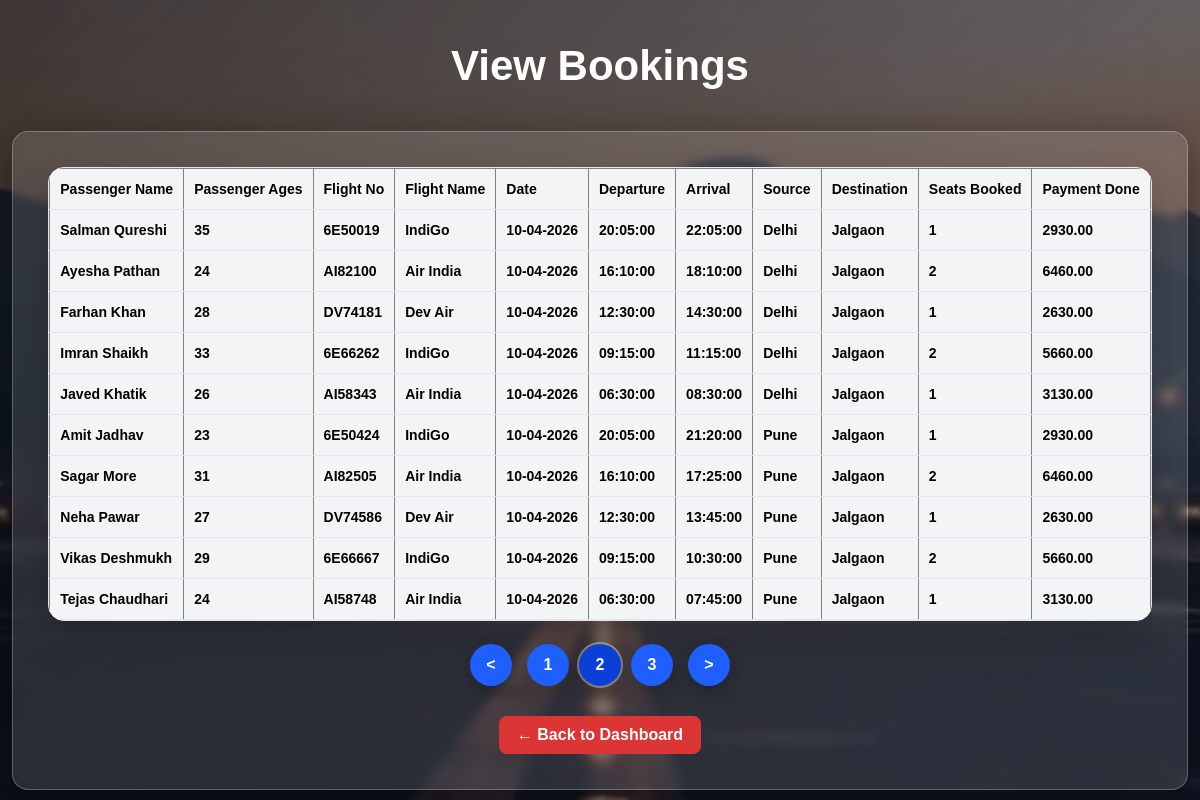
The page /admin/view_flight_booking.php?page=2 on the database its author committed.
### tables this page shows
CREATE TABLE `bookings` (
  `id` int(11) NOT NULL,
  `flight_no` varchar(50) NOT NULL,
  `email` varchar(100) NOT NULL,
  `passenger_names` varchar(100) NOT NULL,
  `passenger_ages` int(11) NOT NULL,
  `seats` int(11) NOT NULL,
  `mobile` varchar(20) NOT NULL,
  `payment_done` decimal(10,2) DEFAULT 0.00,
  `booking_date` datetime NOT NULL DEFAULT current_timestamp()
);

CREATE TABLE `flights` (
  `id` int(11) NOT NULL,
  `flight_no` varchar(50) NOT NULL,
  `flight_name` varchar(100) NOT NULL,
  `source` varchar(100) NOT NULL,
  `destination` varchar(100) NOT NULL,
  `flight_date` date NOT NULL,
  `departure_time` time NOT NULL,
  `arrival_time` time NOT NULL,
  `seats` int(11) NOT NULL,
  `price` decimal(10,2) NOT NULL,
  `status` varchar(50) NOT NULL DEFAULT 'Running',
  `delay_minutes` int(11) NOT NULL DEFAULT 0,
  `d_dep_time` time DEFAULT NULL,
  `d_arr_time` time DEFAULT NULL,
  `delay_reason` varchar(255) DEFAULT NULL
);

### admin/view_flight_booking.php (the view, shortened to what this page needs)
<?php include("../config/db.php");
include("header.php"); ?>
<div class="add-flight-page">
<h1 class="main-title">View Bookings</h1>
<div class="search-container">
<div class="table-wrap">
<table border="1" cellpadding="8">
<tr>
    <th>Passenger Name</th>
    <th>Passenger Ages</th>
    <th>Flight No</th>
    <th>Flight Name</th>
    <th>Date</th>
    <th>Departure</th>
    <th>Arrival</th>
    <th>Source</th>
    <th>Destination</th>
    <th>Seats Booked</th>
    <th>Payment Done</th>
</tr>
<?php
$limit = 10;
$page = isset($_GET['page']) ? (int)$_GET['page'] : 1;
$start = ($page - 1) * $limit;
$query = "
SELECT b.*, f.source, f.destination, f.departure_time, f.arrival_time, f.status, f.flight_date, f.flight_name
FROM bookings b
LEFT JOIN flights f ON b.flight_no = f.flight_no
ORDER BY b.id DESC
LIMIT $start, $limit
";
$result = mysqli_query($conn, $query);
while($row = mysqli_fetch_assoc($result)){
?>
<tr>
    <th><?php echo $row['passenger_names']; ?></td>
    <th><?php echo $row['passenger_ages']; ?></td>
    <th><?php echo $row['flight_no']; ?></td>
    <th><?php echo $row['flight_name']; ?></td>
    <th><?php echo date('d-m-Y', strtotime($row['flight_date'])); ?></td>
    <th><?php echo $row['departure_time']; ?></td>
    <th><?php echo $row['arrival_time']; ?></td>
    <th><?php echo $row['source']; ?></td>
    <th><?php echo $row['destination']; ?></td>
    <th><?php echo $row['seats']; ?></td>
    <th><?php echo $row['payment_done']; ?></td>
</tr>
<?php } ?>
</table>
</div>
<?php
$totalQuery = mysqli_query($conn, "SELECT COUNT(*) AS total FROM bookings");
$totalData  = mysqli_fetch_assoc($totalQuery);
$totalRows  = (int)$totalData['total'];
$totalPages = (int)ceil($totalRows / $limit);
?>
<div class="pagination">
    <?php if($page > 1): ?>
        <a class="page-btn" href="?page=<?php echo $page-1; ?>">&lt;</a>
    <?php else: ?>
        <span class="page-btn disabled">&lt;</span>
    <?php endif; ?>
    <?php for($i=1; $i<=$totalPages; $i++): ?>
        <a class="page-num <?php echo ($i==$page) ? 'active' : ''; ?>"
           href="view_flight_booking.php?page=<?php echo $i; ?>">
           <?php echo $i; ?>
        </a>
    <?php endfor; ?>
    <?php if($page < $totalPages): ?>
        <a class="page-btn" href="?page=<?php echo $page+1; ?>">&gt;</a>
    <?php else: ?>
        <span class="page-btn disabled">&gt;</span>
    <?php endif; ?>
</div>
 <div class="dashboard-bottom">
    <a href="dashboard.php" class="dashboard-btn">← Back to Dashboard</a>
</div>

### admin.css (style rules this page uses)
:root { --bg1:#0f172a; --bg2:#111827; --card:#ffffff; --text:#0f172a; --muted:#6b7280; --primary:#2563eb; --primary2:#1d4ed8; --danger:#dc2626; --danger2:#b91c1c; --border:#e5e7eb; --shadow: 0 18px 40px rgba(0,0,0,.20); --radius:16px; }
* { box-sizing:border-box; }
body { margin:0; font-family: system-ui, -apple-system, Segoe UI, Roboto, Arial, sans-serif; color:var(--text); background: radial-gradient(900px 500px at 50% 15%, rgba(255, 255, 255, 0.1), transparent 60%), linear-gradient(135deg, var(--bg1), var(--bg2)); min-height:100vh; }
h1,h2,h3 { margin:0 0 14px 0; line-height:1.2; }
a { color:var(--primary); text-decoration:none; }
.table-wrap { background:var(--card); border:1px solid var(--border); border-radius:var(--radius); box-shadow:var(--shadow); overflow:hidden; }
table { width:100%; border-collapse:collapse; }
th, td { padding:12px 10px; border-bottom:1px solid var(--border); text-align:left; font-size:14px; vertical-align:top; }
th { background:#f3f4f6; font-weight:800; }
body { margin:0; font-family: Arial, sans-serif; min-height:100vh; background: url("/air_ticket/assets/bg-runway.jpg") center/cover fixed no-repeat; position: relative; display:flex; justify-content:center; align-items:center; }
body::before { content:""; position: fixed; inset: 0; background: linear-gradient(135deg, rgba(8,12,20,.78), rgba(15,23,42,.55)); z-index: -1; }
h2,h1 { text-align:center; margin-bottom:20px; color:#ffffff; }
.add-flight-page { display: flex; color:#000000; flex-direction: column; align-items: center; }
.dashboard-bottom { width: 100%; display: flex; justify-content: center; margin-top: 25px; }
.dashboard-btn { display: inline-block; padding: 10px 18px; border-radius: 8px; background: #dc3535; color: #fff; text-decoration: none; font-weight: 600; transition: 0.3s; }
.table-wrap { width: 100%; overflow-x: auto; }
.main-title { text-align: center; font-size: 42px; font-weight: 800; color: #ffffff; margin-top: 40px; margin-bottom: 30px; }
.pagination { margin-top: 20px; text-align: center; }
.page-btn { display: inline-block; padding: 8px 14px; margin: 5px; background: #2563eb; color: #fff; border-radius: 6px; text-decoration: none; }
.pagination { margin: 18px auto 0; width: fit-content; display: flex; align-items: center; gap: 10px; }
.page-btn, .page-num { display: inline-flex; align-items: center; justify-content: center; width: 42px; height: 42px; border-radius: 50%; background: #1f5fff; color: #fff; text-decoration: none; font-weight: 700; box-shadow: 0 10px 20px rgba(0,0,0,0.25); transition: transform 0.15s ease, filter 0.15s ease; }
.page-num.active { background: #0b3fd6; outline: 2px solid rgba(255,255,255,0.35); }
.search-container { width:fit-content; max-width:1500px; margin:9px auto; background: rgba(255,255,255,0.12); backdrop-filter: blur(05px); -webkit-backdrop-filter: blur(14px); border-radius:16px; padding:35px; border:1px solid rgba(255,255,255,0.25); box-shadow:0 10px 40px rgba(0,0,0,0.4); text-align:center; }

### rows shown on the page
bookings: passenger_names "Salman Qureshi", passenger_ages "35", flight_no "6E50019", flights.flight_name "IndiGo", flights.flight_date "10-04-2026", flights.departure_time "20:05:00", flights.arrival_time "22:05:00", flights.source "Delhi", flights.destination "Jalgaon", seats "1", payment_done "2930.00"
bookings: passenger_names "Ayesha Pathan", passenger_ages "24", flight_no "AI82100", flights.flight_name "Air India", flights.flight_date "10-04-2026", flights.departure_time "16:10:00", flights.arrival_time "18:10:00", flights.source "Delhi", flights.destination "Jalgaon", seats "2", payment_done "6460.00"
bookings: passenger_names "Farhan Khan", passenger_ages "28", flight_no "DV74181", flights.flight_name "Dev Air", flights.flight_date "10-04-2026", flights.departure_time "12:30:00", flights.arrival_time "14:30:00", flights.source "Delhi", flights.destination "Jalgaon", seats "1", payment_done "2630.00"
bookings: passenger_names "Imran Shaikh", passenger_ages "33", flight_no "6E66262", flights.flight_name "IndiGo", flights.flight_date "10-04-2026", flights.departure_time "09:15:00", flights.arrival_time "11:15:00", flights.source "Delhi", flights.destination "Jalgaon", seats "2", payment_done "5660.00"
bookings: passenger_names "Javed Khatik", passenger_ages "26", flight_no "AI58343", flights.flight_name "Air India", flights.flight_date "10-04-2026", flights.departure_time "06:30:00", flights.arrival_time "08:30:00", flights.source "Delhi", flights.destination "Jalgaon", seats "1", payment_done "3130.00"
bookings: passenger_names "Amit Jadhav", passenger_ages "23", flight_no "6E50424", flights.flight_name "IndiGo", flights.flight_date "10-04-2026", flights.departure_time "20:05:00", flights.arrival_time "21:20:00", flights.source "Pune", flights.destination "Jalgaon", seats "1", payment_done "2930.00"
bookings: passenger_names "Sagar More", passenger_ages "31", flight_no "AI82505", flights.flight_name "Air India", flights.flight_date "10-04-2026", flights.departure_time "16:10:00", flights.arrival_time "17:25:00", flights.source "Pune", flights.destination "Jalgaon", seats "2", payment_done "6460.00"
bookings: passenger_names "Neha Pawar", passenger_ages "27", flight_no "DV74586", flights.flight_name "Dev Air", flights.flight_date "10-04-2026", flights.departure_time "12:30:00", flights.arrival_time "13:45:00", flights.source "Pune", flights.destination "Jalgaon", seats "1", payment_done "2630.00"
bookings: passenger_names "Vikas Deshmukh", passenger_ages "29", flight_no "6E66667", flights.flight_name "IndiGo", flights.flight_date "10-04-2026", flights.departure_time "09:15:00", flights.arrival_time "10:30:00", flights.source "Pune", flights.destination "Jalgaon", seats "2", payment_done "5660.00"
bookings: passenger_names "Tejas Chaudhari", passenger_ages "24", flight_no "AI58748", flights.flight_name "Air India", flights.flight_date "10-04-2026", flights.departure_time "06:30:00", flights.arrival_time "07:45:00", flights.source "Pune", flights.destination "Jalgaon", seats "1", payment_done "3130.00"
